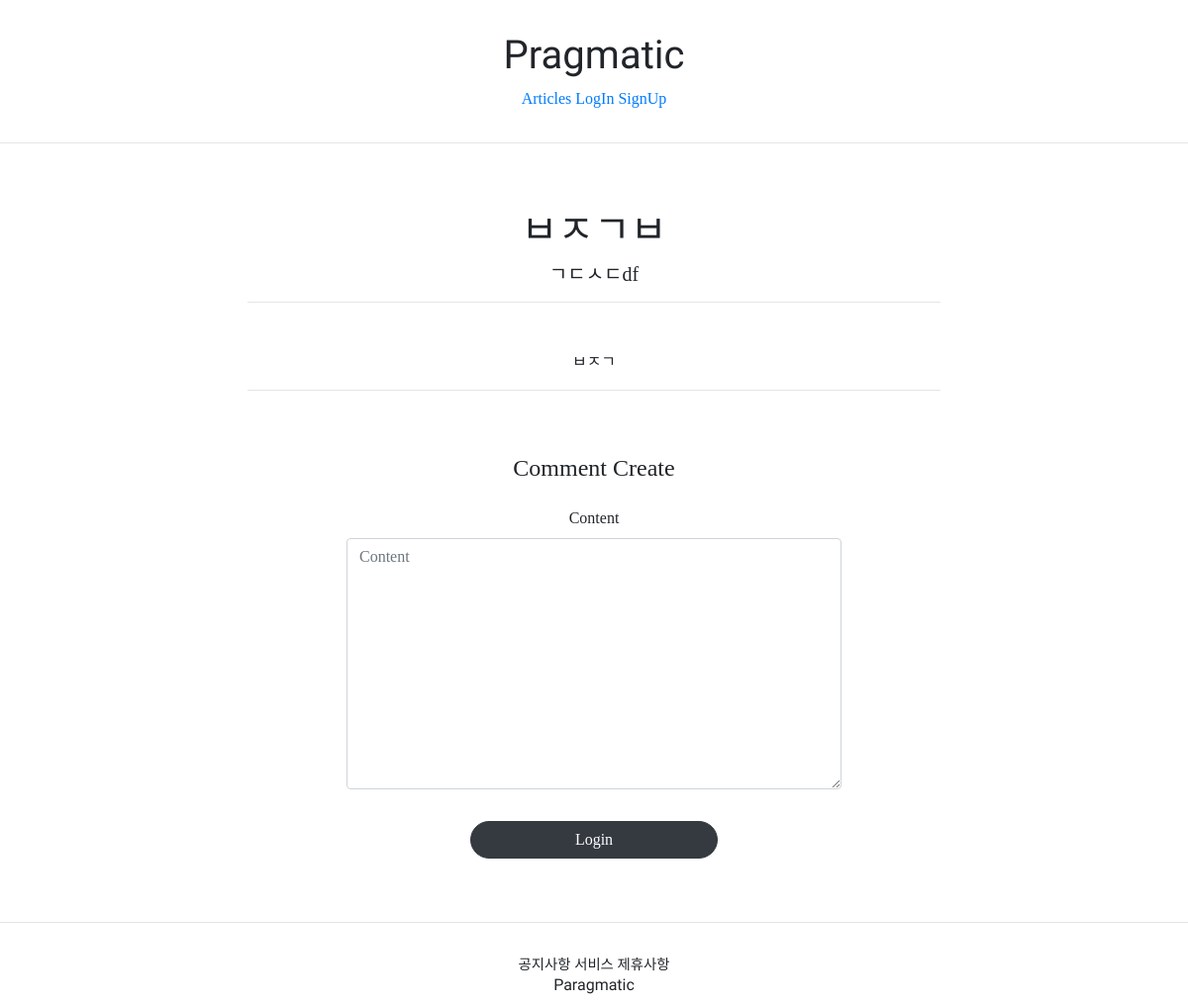
The page /articles/detail/6 on the database its author committed.
### articleapp/models.py (models this page shows)
class Article(models.Model):
    writer = models.ForeignKey(User, on_delete=models.SET_NULL, related_name="article", null=True)
    title = models.CharField(max_length=200, null=True)
    image = models.ImageField(upload_to="article/", null=False)
    content = models.TextField(null=True)
    created_at = models.DateField(auto_created=True, null=True)

### profileapp/models.py (models this page shows)
class Profile(models.Model):
    user = models.OneToOneField(User, on_delete=models.CASCADE, related_name="profile")
    image = models.ImageField(upload_to="profile/", null=True)
    nickname = models.CharField(max_length=20, unique=True, null=True)
    message = models.CharField(max_length=100, null=True)

### articleapp/views.py (the view)
# urls.py: path("detail/<int:pk>", ArticleDetailView.as_view(), name="detail"),
class ArticleDetailView(DetailView, FormMixin):
    model = Article
    form_class = CommentCreationForm
    template_name = "articleapp/detail.html"
    context_object_name = "target_article"

### commentapp/forms.py
class CommentCreationForm(ModelForm):
    class Meta:
        model = Comment
        fields = ["content"]

### articleapp/templates/articleapp/detail.html (shortened to what this page needs)
{% extends 'base.html' %}
{% load bootstrap4 %}
{% block content %}
    <div style="text-align: center; max-width:700px; margin: 4rem auto;">
        <h1>
            {{ target_article.title }}
        </h1>
        <h5>
            {{ target_article.writer.profile.nickname }}
        </h5>
        <hr>
        <p>
            {{ target_article.content }}
        </p>
        <hr>
        {% include 'commentapp/create.html' with article=target_article %}
    </div>
{% endblock %}

### rows shown on the page
Article: title "ㅂㅈㄱㅂ", writer.profile.nickname "ㄱㄷㅅㄷdf", content "ㅂㅈㄱ"
